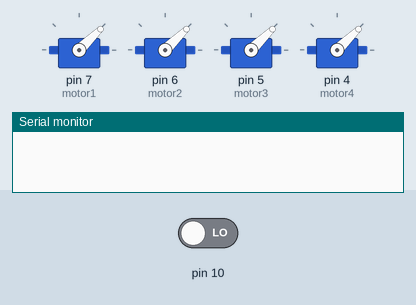
A sketch run on a simulated Arduino Uno, built with avr-gcc and run on an emulated ATmega328P. Shown: 4 × servo, the last lines printed to the serial monitor. Inputs (shaded band) come from the test bench; at power-on: pin 10 LOW.

Above: at 0.1 s.
At 1.1 s:
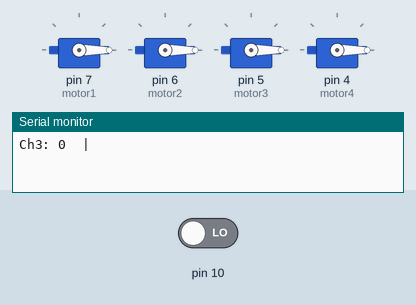
Timing chart, 0 to 2.6 s (numbered marks = the images above):
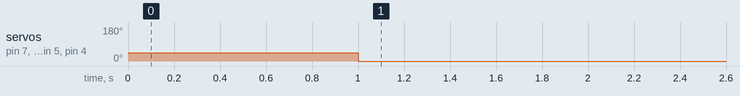

The sketch:

FC.ino
```cpp
#include <Servo.h>
int ch1;
int ch2;
int ch3;
int ch4;

Servo motor1;
Servo motor2;
Servo motor3;
Servo motor4;
int turn;

void setup()
{
//  pinMode(7, INPUT); // Set input pin 5 as an input
//  pinMode(6, INPUT);
  pinMode(5, INPUT);
  //pinMode(4, INPUT);
  Serial.begin(9600); // Pour a bowl of Serial

  motor1.attach(7);
  motor2.attach(6);
  motor3.attach(5);
  motor4.attach(4);

  motor1.writeMicroseconds(1000); // code, so the motors dont spin when the lipo battery is connected
  motor2.writeMicroseconds(1000);
  motor3.writeMicroseconds(1000);
  motor4.writeMicroseconds(1000);

}

void loop()
{
  //ch1 = pulseIn(8, HIGH); // Read the pulse
  //ch2 = pulseIn(9, HIGH);
  ch3 = pulseIn(10, HIGH);
  //ch4 = pulseIn(11, HIGH);

  Serial.print("Ch3: ");
  Serial.print(ch3);
  Serial.print("  |  ");
  motor1.writeMicroseconds(ch3);
  motor2.writeMicroseconds(ch3);
  motor3.writeMicroseconds(ch3);
  motor4.writeMicroseconds(ch3);
  Serial.print("\n");


}
```

Measured:
- by itself, servo on pin 7 (motor1), servo on pin 6 (motor2), servo on pin 5 (motor3), servo on pin 4 (motor4): 44° → 0° at 1.0 s
